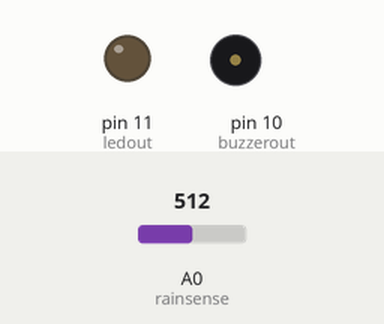
Simulated run of this sketch. Board: Arduino Uno, built with avr-gcc and run on an emulated ATmega328P. Shown: output pins drawn as LEDs (lit = HIGH), buzzer (waves = sounding, pin HIGH). The inputs (shaded band) are chosen by the test bench; at power-on: A0 (rainsense) = 512. What the sketch prints to the serial monitor is not drawn.

Above: at 2.0 s.
2.1 s: A0 (rainsense) set to 238
5.2 s: A0 (rainsense) set to 204
At 8.9 s:
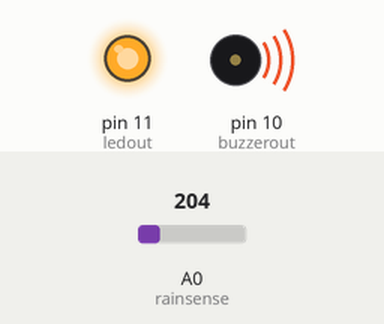
9.2 s: A0 (rainsense) set to 230
At 10.8 s:
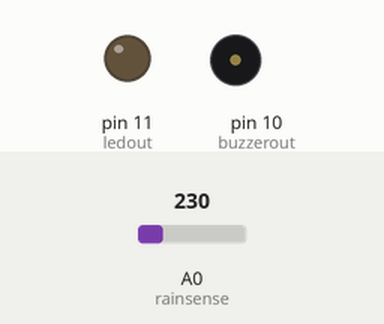
11.7 s: A0 (rainsense) set to 210
At 14.3 s:
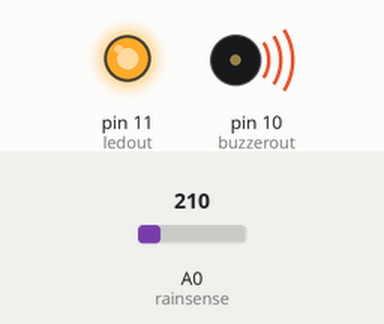
Timing chart, 0 to 15.8 s (numbered marks = the images above; inputs shaded):
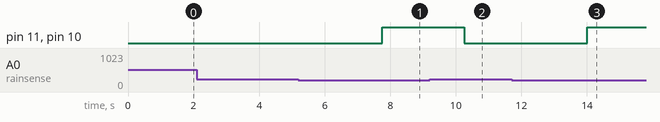

Measured:
- the behaviour switches between 220 and 219 on A0 (rainsense) (found by bisection; images 0 and 1)
- after the input at 2.1 s, every drawn part: stays the same
- after the input at 5.2 s, pin 11 (ledout), pin 10 (buzzerout): LOW → HIGH after 2.6 s
- after the input at 9.2 s, pin 11 (ledout), pin 10 (buzzerout): HIGH → LOW after 1.1 s
- after the input at 11.7 s, pin 11 (ledout), pin 10 (buzzerout): LOW → HIGH after 2.3 s

The sketch:

Japanse_Rain_sensor_alarm.ino
```cpp
// Viral Science
// Rain Detection Module

int rainsense= A0; // analog sensor input pin 0
int buzzerout= 10; // digital output pin 10 - buzzer output
int countval= 0; // counter value starting from 0 and goes up by 1 every second
int ledout= 11; // digital output pin 11 - led output

void setup(){
   Serial.begin(9600);
   pinMode(buzzerout, OUTPUT);
   pinMode(ledout, OUTPUT);
   pinMode(rainsense, INPUT);
}
void loop(){
   int rainSenseReading = analogRead(rainsense);
   Serial.println(rainSenseReading); // シリアルモニタに文字を映す
   delay(250);
  //===数値をいじるときは以下の数値をいじってください===
  //(1)雨センサーの値がxを超えたら => (rainSensereading >< x)
  //(2)その値がy秒間続いたら => (countval >= y)
   if (countval >= 0.5){ //2秒以上数えられたら
      Serial.print("Heavy rain");  //シリアルモニタに出力
      digitalWrite(buzzerout, HIGH);  //ブザーがなる
      digitalWrite(ledout, HIGH);  // LEDがひかる
   }
   //雨センサーの数値を220で判断するコード（環境によって変わるかと思います）
   if (rainSenseReading <220){ //雨センサーが220を超えたら
      countval++; // カウントを増やす（ここのカウントは上のcountvalに連携している）
   }
   else if (rainSenseReading >220) { //220を超えたら雨は降っていないとみなす
      digitalWrite(buzzerout, LOW); // ブザーを消す
      digitalWrite(ledout, LOW); // LEDを消す
      countval = 0; // カウントをリセットする
   }
   delay(1000);
}
```
